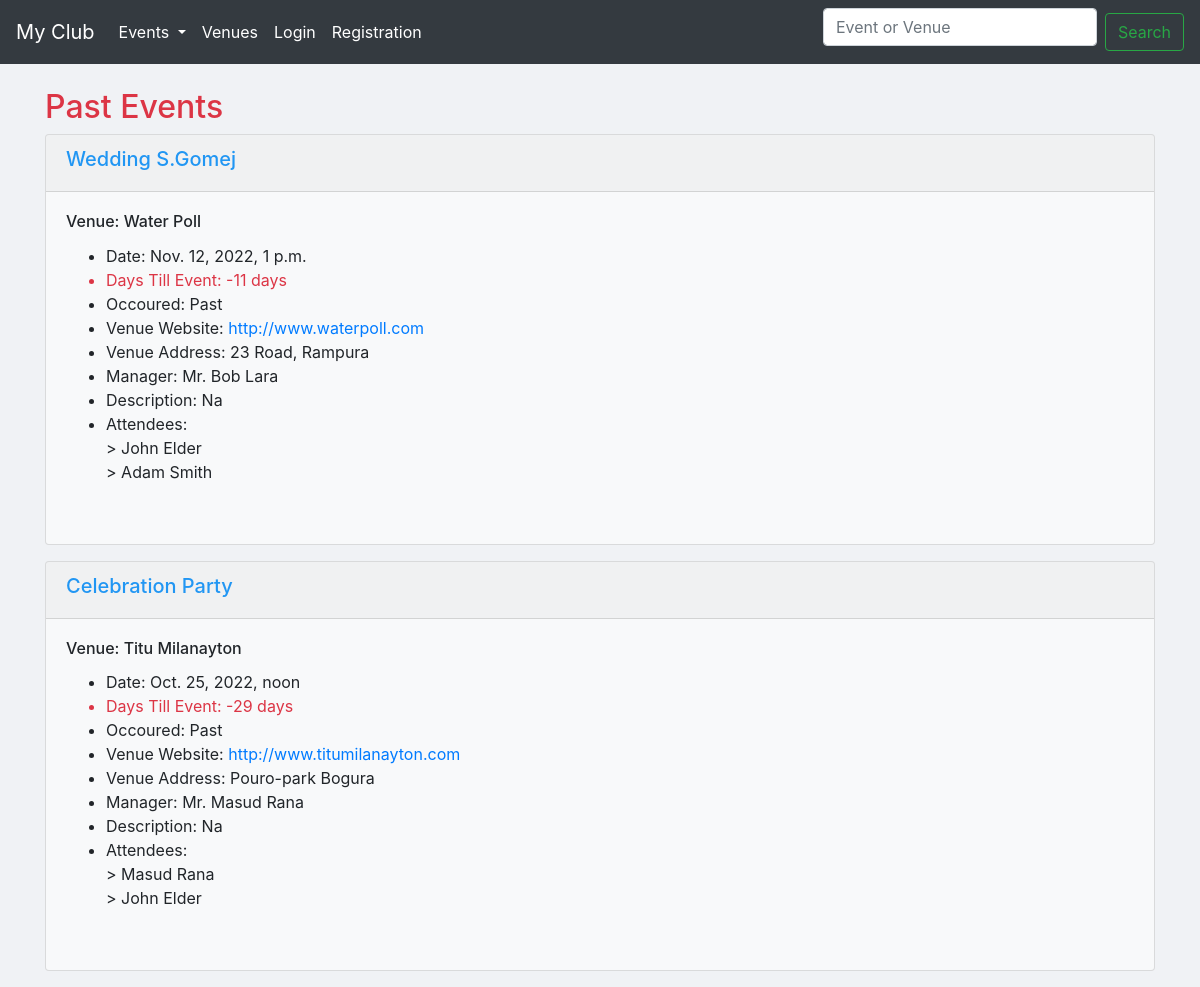
The page /past-events/ on the database its author committed.
### events/models.py (models this page shows, shortened)
class Event(models.Model):
	name = models.CharField('Event name', max_length=120)
	event_date = models.DateTimeField('Event date')
	venue = models.ForeignKey(Venue, null=True, on_delete=models.CASCADE) # Many to One Relation
	manager = models.ForeignKey(User, blank=True,on_delete=models.CASCADE) # Many to one Relation
	description = models.TextField(blank=True)
	attendees = models.ManyToManyField(MyClubUser,blank=True) # Many to Many Relation
	approved = models.BooleanField("Approved", default=False)
	def __str__(self):
		return self.name
	@property
	def Days_till(self):
		today = date.today()
		days_till = self.event_date.date() - today
		days_till_stipped = str(days_till).split(',',1)[0]
		return days_till_stipped
	@property
	def Is_Past(self):
		today = date.today()
		if self.event_date.date() < today:
			thing = "Past"
		else:
			thing = "Upcoming"
		return thing

class Venue(models.Model):
	name = models.CharField(verbose_name='Venue name', max_length=120)
	address = models.CharField(max_length=300)
	zip_code = models.CharField('Zip Code',max_length=10,blank=True)
	phone = models.CharField('Contact phone',max_length=15,blank=True)
	web = models.URLField('Website address', blank=True)
	email = models.EmailField('Email address',blank=True)
	owner = models.PositiveIntegerField(verbose_name='Venue Owner', blank=False, default=1)
	book = models.BooleanField(default=False, blank=True)
	images = models.ImageField(upload_to='venue/images/',verbose_name='Upload Image')
	def __str__(self):
		return self.name

class MyClubUser(models.Model):
	first_name = models.CharField(max_length=30)
	last_name = models.CharField(max_length=30)
	email = models.EmailField('User email')
	def __str__(self):
		return self.first_name + ' ' + self.last_name

### events/views.py (the view)
# urls.py: path('past-events/', views.pastEvent, name='past-events'),
def pastEvent(request):
	today = timezone.now()
	past_events = Event.objects.filter(event_date__lt=today).order_by('-event_date')
	return render(request, 'events/past-events.html', {'past_events':past_events})

### events/templates/events/past-events.html
{% extends 'events/base.html' %}
    {% block content %}
          <div class="row">
            <div class="col-8">
              <h2 class="text-danger">Past Events</h2>
            </div>
          </div>
      {% for event in past_events %}
      <div class="card bg-light mb-3">
      <div class="card-header" style="color:#2196f3;">
        <div class="row">
          <div class="col-8">
            <strong><h5>{{event | title}}</h5></strong>
          </div>
        </div>
      </div>
      <div class="card-body">
    <h6 class="card-title">Venue: {{event.venue | title}}</h6>
    <ul>
        <li>Date: {{event.event_date}}</li>
        <li class="text-danger">Days Till Event: {{event.Days_till}}</li>
        <li>Occoured: {{event.Is_Past}}</li>
        <li>Venue Website: <a href="{{event.venue.web}}" target="_blank">{{event.venue.web}}</a> </li>
        <li>Venue Address: {{event.venue.address}}</li>
        <li>Manager: Mr. {{event.manager.first_name}} {{event.manager.last_name}}</li>
        <li>Description: {{event.description}}</li>
        <li>Attendees:<br/>
        {% for userattend in event.attendees.all %}
         > {{userattend}}<br>
        {% endfor %}
        </li>
      </ul>
        <br>
  </div>
</div>
      {% endfor %}
    {% endblock content %}

### events/templates/events/base.html (style rules this page uses)
body { background-color: #f0f2f5; }

### rows shown on the page
Event: name "Wedding S.Gomej", venue "Water Poll", event_date "Nov. 12, 2022, 1 p.m.", Days_till "-11 days", Is_Past "Past", venue.web "http://www.waterpoll.com", venue.address "23 Road, Rampura", manager.first_name "Bob", manager.last_name "Lara", description "Na"
MyClubUser: first_name+last_name "John Elder"
MyClubUser: first_name+last_name "Adam Smith"
Event: name "Celebration Party", venue "Titu Milanayton", event_date "Oct. 25, 2022, noon", Days_till "-29 days", Is_Past "Past", venue.web "http://www.titumilanayton.com", venue.address "Pouro-park Bogura", manager.first_name "Masud", manager.last_name "Rana", description "Na"
MyClubUser: first_name+last_name "Masud Rana"
